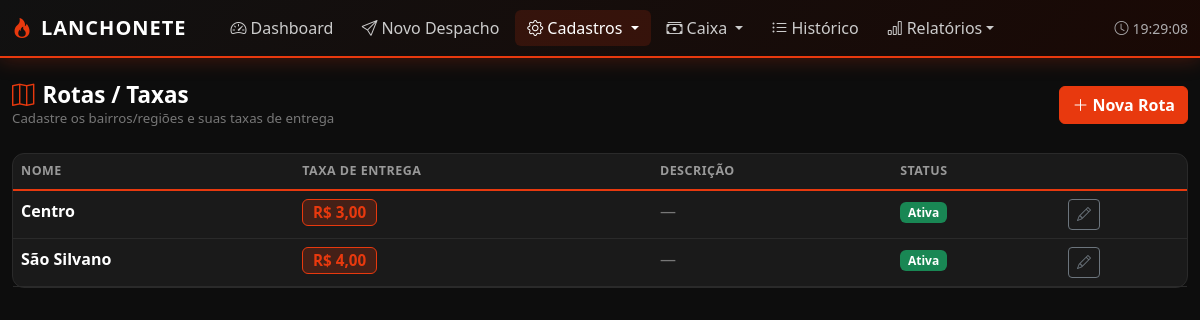
Screenshot of /entregas/rotas/ with the database file from the repository.
### entregas/models.py (models this page shows, shortened)
class Rota(models.Model):
    nome = models.CharField(max_length=100, help_text="Ex: Centro, Bairro Norte, Rota 1")
    taxa_entrega = models.DecimalField(max_digits=8, decimal_places=2, default=0,
                                       help_text="Taxa cobrada por entrega nesta rota")
    descricao = models.CharField(max_length=255, blank=True)
    ativa = models.BooleanField(default=True)
    class Meta:
        verbose_name = 'Rota'
        verbose_name_plural = 'Rotas'
        ordering = ['nome']

### entregas/views.py (the view)
# urls.py: path('rotas/', views.rota_lista, name='rota_lista'),
def rota_lista(request):
    rotas = Rota.objects.all()
    return render(request, 'entregas/rota_lista.html', {'rotas': rotas})

### templates/entregas/rota_lista.html (shortened to what this page needs)
{% extends 'base.html' %}
{% block nav_cad %}active{% endblock %}
{% block content %}
<div class="container-fluid py-4">
    <div class="d-flex justify-content-between align-items-center mb-4">
        <div>
            <h1 style="color:#fff;font-weight:700;font-size:1.4rem;margin:0"><i class="bi bi-map me-2" style="color:var(--verm)"></i>Rotas / Taxas</h1>
            <p class="mb-0" style="color:var(--muted);font-size:.83rem">Cadastre os bairros/regiões e suas taxas de entrega</p>
        </div>
        <a href="{% url 'entregas:rota_nova' %}" class="btn btn-verm"><i class="bi bi-plus-lg me-1"></i>Nova Rota</a>
    </div>
    <div class="card">
        <div class="card-body p-0">
            <div class="table-responsive">
                <table class="table table-hover mb-0">
                    <thead><tr><th>Nome</th><th>Taxa de Entrega</th><th>Descrição</th><th>Status</th><th></th></tr></thead>
                    <tbody>
                        {% for r in rotas %}
                        <tr>
                            <td class="fw-bold text-white">{{ r.nome }}</td>
                            <td><span class="badge" style="background:rgba(232,57,14,.2);color:var(--verm);border:1px solid var(--verm);font-size:.95rem">R$ {{ r.taxa_entrega|floatformat:2 }}</span></td>
                            <td style="color:var(--muted)">{{ r.descricao|default:"—" }}</td>
                            <td><span class="badge {% if r.ativa %}bg-success{% else %}bg-secondary{% endif %}">{% if r.ativa %}Ativa{% else %}Inativa{% endif %}</span></td>
                            <td><a href="{% url 'entregas:rota_editar' r.pk %}" class="btn btn-sm btn-outline-secondary"><i class="bi bi-pencil"></i></a></td>
                        </tr>
                        {% empty %}
                        <tr><td colspan="5" class="text-center py-5" style="color:var(--muted)">
                            <i class="bi bi-map fs-1 d-block mb-2"></i>
                            Nenhuma rota cadastrada.<br>
                            <a href="{% url 'entregas:rota_nova' %}" class="btn btn-verm mt-3">Cadastrar primeira rota</a>
                        </td></tr>
                        {% endfor %}
                    </tbody>
                </table>
            </div>
        </div>
    </div>
</div>
{% endblock %}

### templates/base.html (style rules this page uses)
:root { --verm: #e8390e; --verm-dk: #b82e0b; --verm-glow: rgba(232, 57, 14, 0.25); --bg: #0d0d0d; --card: #1a1a1a; --card2: #222; --border: #2a2a2a; --muted: #777; }
body { background: var(--bg); font-family: 'Segoe UI', system-ui, sans-serif; }
.card { background: var(--card); border: 1px solid var(--border); border-radius: 12px; }
.btn-verm { background: var(--verm); border-color: var(--verm); color: #fff; font-weight: 600; }
.table { color: #ddd; }
.table > :not(caption) > * > * { background: transparent !important; border-color: var(--border); }
.table thead th { color: #999; font-weight: 600; font-size: 0.78rem; text-transform: uppercase; letter-spacing: 0.5px; border-bottom: 2px solid var(--verm) !important; }

### rows the page displays
Rota: nome "Centro", taxa_entrega "3,00", descricao "—", ativa "Ativa"
Rota: nome "São Silvano", taxa_entrega "4,00", descricao "—", ativa "Ativa"
